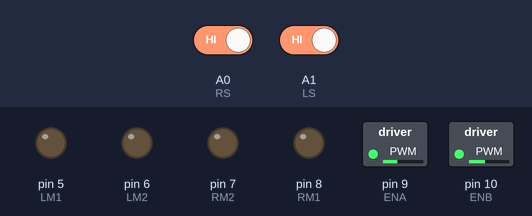
Bench run of a sketch on a simulated Arduino Uno, built with avr-gcc and run on an emulated ATmega328P. Shown: switched loads named in the sketch (green lamp = pin HIGH), output pins drawn as LEDs (lit = HIGH). The inputs (shaded band) are chosen by the test bench; at power-on: A0 (RS) HIGH, A1 (LS) HIGH.

Above: at 1.2 s.
1.3 s: A0 (RS) driven LOW
At 2.0 s:
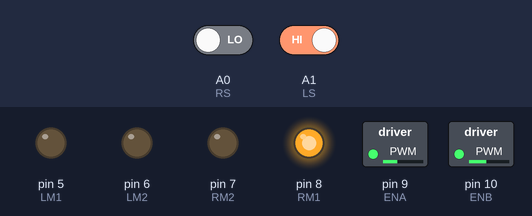
Timing chart, 0 to 1.4 s (numbered marks = the images above; inputs shaded):
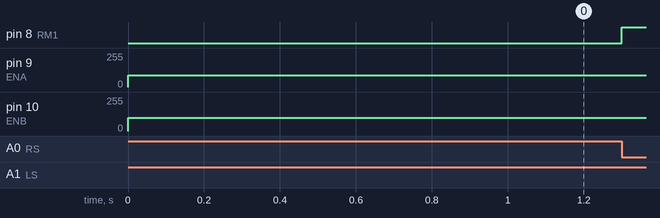

The sketch:

lfr_with_two_ir_sensor.ino
```cpp
/*------ Arduino Line Follower Code----- */

/*-------defining Inputs------*/

#define LS A1  // left sensor

#define RS A0  // right sensor


/*-------defining Outputs------*/

#define LM1 5  // left motor
#define LM2 6  // left motor
#define RM1 8  // right motor
#define RM2 7  // right motor

#define ENB 10
#define ENA 9

void setup() {
  pinMode(LS, INPUT);
  pinMode(RS, INPUT);

  pinMode(LM1, OUTPUT);
  pinMode(LM2, OUTPUT);
  pinMode(RM1, OUTPUT);
  pinMode(RM2, OUTPUT);

  pinMode(ENA, OUTPUT);
  pinMode(ENB, OUTPUT);
}
void Move_Forward() {
  digitalWrite(LM1, HIGH);
  digitalWrite(LM2, LOW);
  digitalWrite(RM1, HIGH);
  digitalWrite(RM2, LOW);
}
void Turn_Right() {
  digitalWrite(LM1, LOW);
  digitalWrite(LM2, LOW);
  digitalWrite(RM1, HIGH);
  digitalWrite(RM2, LOW);
}
void Turn_Left() {
  digitalWrite(LM1, HIGH);
  digitalWrite(LM2, LOW);
  digitalWrite(RM1, LOW);
  digitalWrite(RM2, LOW);
}
void Stop() {
  digitalWrite(LM1, LOW);
  digitalWrite(LM2, LOW);
  digitalWrite(RM1, LOW);
  digitalWrite(RM2, LOW);
}
void setSpeed(int speed) {

  analogWrite(ENA, speed);
  analogWrite(ENB, speed+10);
}
void loop() {
  setSpeed(90);
  if (!digitalRead(LS) && !digitalRead(RS))  // Move Forward
  {
    Move_Forward();
  }

  else if ((digitalRead(LS)) && !(digitalRead(RS)))  // Turn right
  {
    Turn_Right();
    setSpeed(100);
  }

  else if (!(digitalRead(LS)) && (digitalRead(RS)))  // turn left
  {
    Turn_Left();
    setSpeed(100);
  }

  else if (digitalRead(LS) && digitalRead(RS))  // stop
  {
    Stop();
  }
}
```
